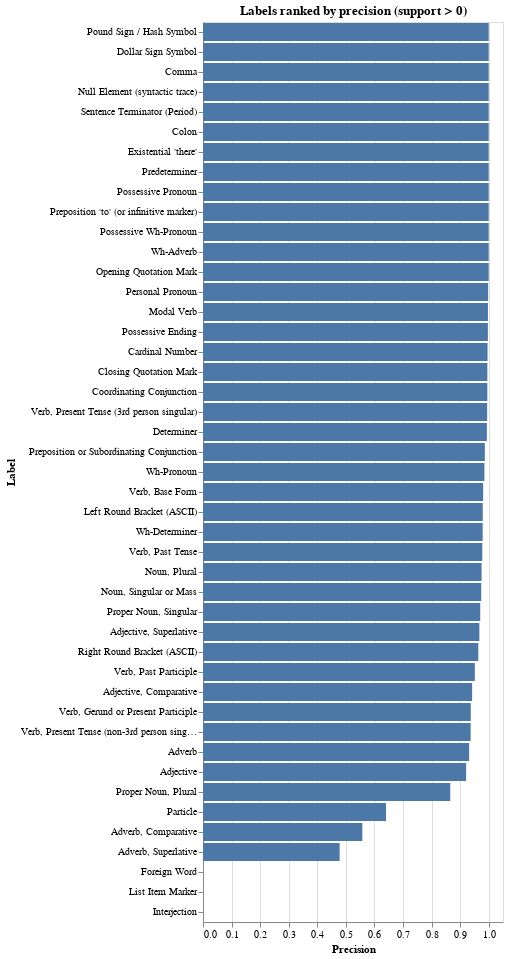

Source (notebook cell):
### Markdown cell above
## Gráfico 1 - Precisão para cada label

Mostra o ranking das labels que tiveram maior precisão na sua avaliação. É possível observar que para muitas delas a precisão ficou muito próxima de 1 (100%), e para a grande maioria ficou acima de 80%. Houveram 3 labels que obtiveram precisão 0, causado principalmente pela falta de amostra, já que a frequência delas foi muito baixa (como poderá ser observado no próximo gráfico).

### Code cell
chart_ranking = alt.Chart(df_with_support).mark_bar().encode(
    x=alt.X('precision:Q', title='Precision', scale=alt.Scale(domain=[0, 1.05])),
    y=alt.Y('label:N', title='Label', sort='-x'),
    tooltip=['label', 'precision', 'support']
).properties(
    title=f'Labels ranked by precision (support > 0)'
).interactive()

chart_ranking

### Figure 1 — Vega-Lite specification as saved in the notebook (floating-point values rounded to 4 significant figures)
{"config": {"view": {"continuousWidth": 300, "continuousHeight": 300}}, "data": {"name": "data-97bc76e6130da5ec3c744f328bddac16"}, "mark": {"type": "bar"}, "encoding": {"tooltip": [{"field": "label", "type": "nominal"}, {"field": "precision", "type": "quantitative"}, {"field": "support", "type": "quantitative"}], "x": {"field": "precision", "scale": {"domain": [0, 1.05]}, "title": "Precision", "type": "quantitative"}, "y": {"field": "label", "sort": "-x", "title": "Label", "type": "nominal"}}, "params": [{"name": "param_4", "select": {"type": "interval", "encodings": ["x", "y"]}, "bind": "scales"}], "title": "Labels ranked by precision (support > 0)", "$schema": "https://vega.github.io/schema/vega-lite/v5.20.1.json", "datasets": {"data-97bc76e6130da5ec3c744f328bddac16": [{"label": "Pound Sign / Hash Symbol", "precision": 1.0, "recall": 1.0, "f1-score": 1.0, "support": 15}, {"label": "Dollar Sign Symbol", "precision": 1.0, "recall": 1.0, "f1-score": 1.0, "support": 329}, {"label": "Closing Quotation Mark", "precision": 0.9952, "recall": 1.0, "f1-score": 0.9976, "support": 208}, {"label": "Comma", "precision": 1.0, "recall": 1.0, "f1-score": 1.0, "support": 1790}, {"label": "Left Round Bracket (ASCII)", "precision": 0.9792, "recall": 0.8868, "f1-score": 0.9307, "support": 53}, {"label": "Null Element (syntactic trace)", "precision": 1.0, "recall": 1.0, "f1-score": 1.0, "support": 2486}, {"label": "Right Round Bracket (ASCII)", "precision": 0.9636, "recall": 0.9464, "f1-score": 0.955, "support": 56}, {"label": "Sentence Terminator (Period)", "precision": 1.0, "recall": 1.0, "f1-score": 1.0, "support": 1466}, {"label": "Colon", "precision": 1.0, "recall": 0.9937, "f1-score": 0.9968, "support": 158}, {"label": "Coordinating Conjunction", "precision": 0.9952, "recall": 0.994, "f1-score": 0.9946, "support": 829}, {"label": "Cardinal Number", "precision": 0.9959, "recall": 0.9907, "f1-score": 0.9933, "support": 1724}, {"label": "Determiner", "precision": 0.9936, "recall": 0.9963, "f1-score": 0.995, "support": 2979}, {"label": "Existential 'there'", "precision": 1.0, "recall": 1.0, "f1-score": 1.0, "support": 29}, {"label": "Foreign Word", "precision": 0.0, "recall": 0.0, "f1-score": 0.0, "support": 1}, {"label": "Preposition or Subordinating Conjunction", "precision": 0.9865, "recall": 0.9811, "f1-score": 0.9838, "support": 3713}, {"label": "Adjective", "precision": 0.9209, "recall": 0.9472, "f1-score": 0.9339, "support": 2177}, {"label": "Adjective, Comparative", "precision": 0.9419, "recall": 0.871, "f1-score": 0.905, "support": 186}, {"label": "Adjective, Superlative", "precision": 0.9672, "recall": 0.831, "f1-score": 0.8939, "support": 71}, {"label": "List Item Marker", "precision": 0.0, "recall": 0.0, "f1-score": 0.0, "support": 3}, {"label": "Modal Verb", "precision": 0.9974, "recall": 1.0, "f1-score": 0.9987, "support": 381}, {"label": "Noun, Singular or Mass", "precision": 0.9737, "recall": 0.9592, "f1-score": 0.9664, "support": 5298}, {"label": "Proper Noun, Singular", "precision": 0.9703, "recall": 0.9848, "f1-score": 0.9775, "support": 3218}, {"label": "Proper Noun, Plural", "precision": 0.8654, "recall": 0.3947, "f1-score": 0.5422, "support": 114}, {"label": "Noun, Plural", "precision": 0.9751, "recall": 0.9962, "f1-score": 0.9855, "support": 2356}, {"label": "Predeterminer", "precision": 1.0, "recall": 0.625, "f1-score": 0.7692, "support": 16}, {"label": "Possessive Ending", "precision": 0.9971, "recall": 0.9971, "f1-score": 0.9971, "support": 348}, {"label": "Personal Pronoun", "precision": 0.9981, "recall": 1.0, "f1-score": 0.999, "support": 521}, {"label": "Possessive Pronoun", "precision": 1.0, "recall": 1.0, "f1-score": 1.0, "support": 257}, {"label": "Adverb", "precision": 0.9315, "recall": 0.9334, "f1-score": 0.9324, "support": 976}, {"label": "Adverb, Comparative", "precision": 0.5577, "recall": 0.7436, "f1-score": 0.6374, "support": 39}, {"label": "Adverb, Superlative", "precision": 0.4783, "recall": 0.8462, "f1-score": 0.6111, "support": 13}, {"label": "Particle", "precision": 0.6406, "recall": 0.7193, "f1-score": 0.6777, "support": 57}, {"label": "Preposition 'to' (or infinitive marker)", "precision": 1.0, "recall": 1.0, "f1-score": 1.0, "support": 847}, {"label": "Interjection", "precision": 0.0, "recall": 0.0, "f1-score": 0.0, "support": 1}, {"label": "Verb, Base Form", "precision": 0.9806, "recall": 0.9667, "f1-score": 0.9736, "support": 992}, {"label": "Verb, Past Tense", "precision": 0.9776, "recall": 0.9734, "f1-score": 0.9755, "support": 1165}, {"label": "Verb, Gerund or Present Participle", "precision": 0.9373, "recall": 0.9549, "f1-score": 0.946, "support": 532}, {"label": "Verb, Past Participle", "precision": 0.9514, "recall": 0.9514, "f1-score": 0.9514, "support": 823}, {"label": "Verb, Present Tense (non-3rd person singular)", "precision": 0.9367, "recall": 0.9758, "f1-score": 0.9559, "support": 455}, {"label": "Verb, Present Tense (3rd person singular)", "precision": 0.9945, "recall": 0.9785, "f1-score": 0.9865, "support": 745}, {"label": "Wh-Determiner", "precision": 0.9788, "recall": 0.9946, "f1-score": 0.9867, "support": 186}, {"label": "Wh-Pronoun", "precision": 0.9851, "recall": 1.0, "f1-score": 0.9925, "support": 66}, {"label": "Possessive Wh-Pronoun", "precision": 1.0, "recall": 1.0, "f1-score": 1.0, "support": 6}, {"label": "Wh-Adverb", "precision": 1.0, "recall": 1.0, "f1-score": 1.0, "support": 67}, {"label": "Opening Quotation Mark", "precision": 1.0, "recall": 1.0, "f1-score": 1.0, "support": 213}]}}
